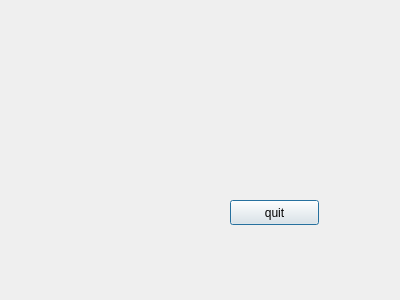
<?xml version="1.0" encoding="UTF-8"?>
<ui version="4.0">
 <class>two_wheel_bot</class>
 <widget class="QDialog" name="two_wheel_bot">
  <property name="geometry">
   <rect>
    <x>0</x>
    <y>0</y>
    <width>400</width>
    <height>300</height>
   </rect>
  </property>
  <property name="windowTitle">
   <string>two_wheel_bot</string>
  </property>
  <widget class="QPushButton" name="pushButton">
   <property name="geometry">
    <rect>
     <x>230</x>
     <y>200</y>
     <width>89</width>
     <height>25</height>
    </rect>
   </property>
   <property name="text">
    <string>quit</string>
   </property>
  </widget>
 </widget>
 <resources/>
 <connections/>
</ui>
